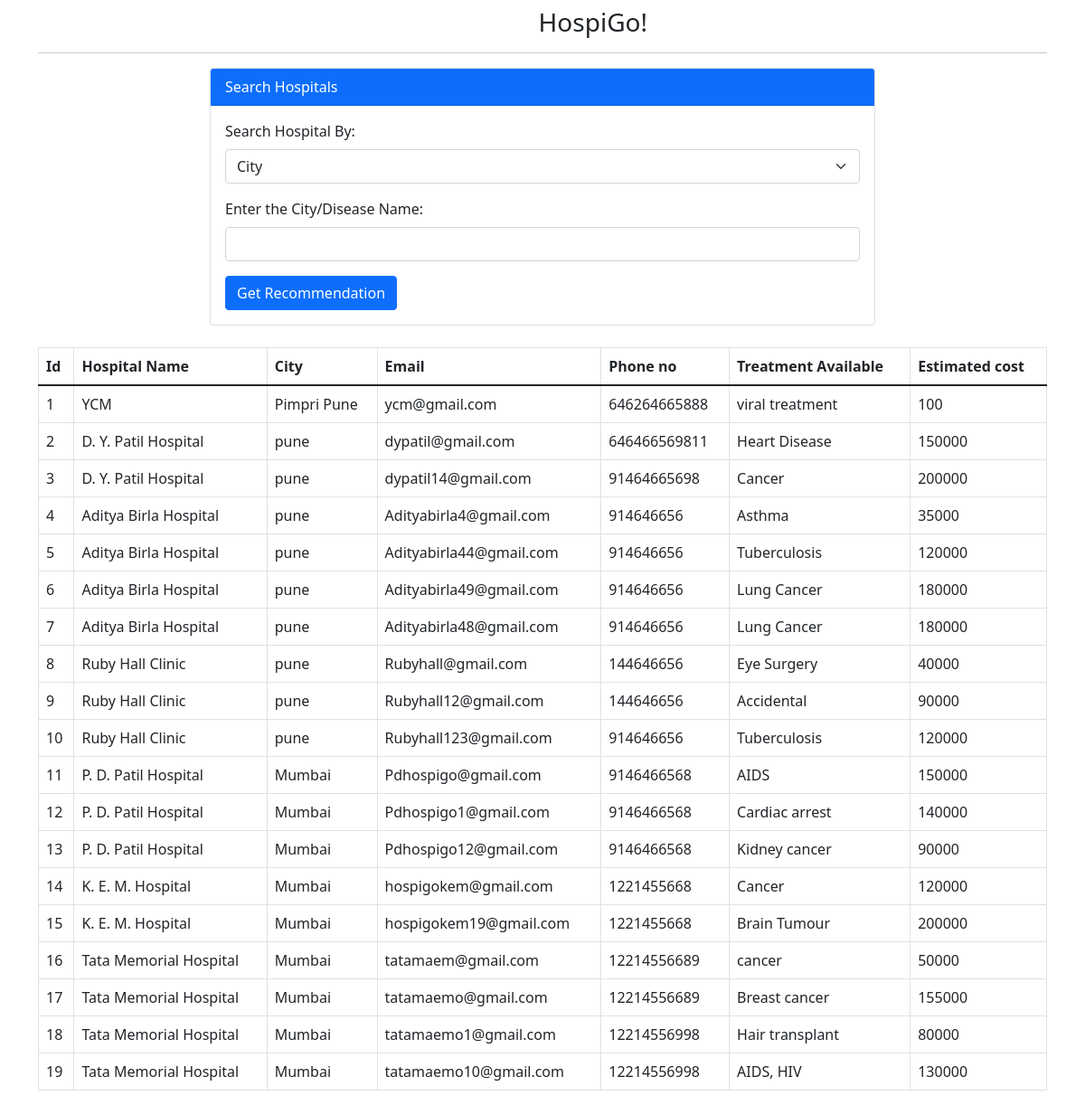
The page /patient/dash (signed in) on the database its author committed.
### Final project/main.py (models this page shows, shortened)
class User(db.Model):
    id = db.Column(db.Integer, primary_key=True)
    hname = db.Column(db.String(255), nullable=False)
    city = db.Column(db.String(255), nullable=False)
    email = db.Column(db.String(255), nullable=False)
    username = db.Column(db.String(255), nullable=False)
    phoneno = db.Column(db.String(255), nullable=False)
    treatment = db.Column(db.String(255), nullable=False)
    estimated = db.Column(db.String(255), nullable=False)
    password = db.Column(db.String(255), nullable=False)
    status = db.Column(db.Integer, default=0, nullable=False)

### Final project/main.py (the view)
@app.route('/patient/dash', methods=['GET'])
def userDashboard2():
    if not session.get('user_id'):
        return redirect('/patient/')
    filter_by = request.args.get('filter_by')
    search_text = request.args.get('search_text')
    with app.app_context():
        if filter_by == 'city':
            all_users1 = User().query.filter(User.city.ilike(f'%{search_text}%')).filter_by(status=1).all()
        elif filter_by == 'treatment':
            all_users1 = User().query.filter(User.treatment.ilike(f'%{search_text}%')).filter_by(status=1).all()
        else:
            all_users1 = User().query.filter_by(status=1).all()
    return render_template('patient/dash.html', title="Hospital Dashboard", user1=all_users1)

### Final project/templates/patient/dash.html (shortened to what this page needs)
{% extends "patient/layout.html" %}
{% block content %}
<div class="container">
    <div class="row justify-content-center">
        <div class="col-md-8">
            <div class="card">
                <div class="card-header bg-primary text-white">
                    Search Hospitals
                </div>
                <div class="card-body">
                    <form method="GET" action="{{ url_for('userDashboard2') }}">
                        <div class="mb-3">
                            <label for="filter_by" class="form-label">Search Hospital By:</label>
                            <select class="form-select" id="filter_by" name="filter_by">
                                <option value="city">City</option>
                            </select>
                        </div>
                        <div class="mb-3">
                            <label for="search_text" class="form-label">Enter the City/Disease Name:</label>
                            <input type="text" class="form-control" id="search_text" name="search_text">
                        </div>
                        <button type="submit" class="btn btn-primary">Get Recommendation</button>
                    </form>
                </div>
            </div>
        </div>
    </div>
    <div class="table-responsive mt-4">
        <table class="table table-bordered">
            <thead>
                <tr>
                    <th>Id</th>
                    <th>Hospital Name</th>
                    <th>City</th>
                    <th>Email</th>
                    <th>Phone no</th>
                    <th>Treatment Available</th>
                    <th>Estimated cost</th>
                </tr>
            </thead>
            <tbody>
                {% for user in user1 %}
                <tr>
                    <td>{{ user.id }}</td>
                    <td>{{ user.hname }}</td>
                    <td>{{ user.city }}</td>
                    <td>{{ user.email }}</td>
                    <td>{{ user.phoneno }}</td>
                    <td>{{ user.treatment }}</td>
                    <td>{{ user.estimated }}</td>
                </tr>
                {% endfor %}
            </tbody>
        </table>
    </div>
</div>
{% endblock content %}

### rows shown on the page
User: id "1", hname "YCM", city "Pimpri Pune", email "ycm@gmail.com", phoneno "646264665888", treatment "viral treatment", estimated "100"
User: id "2", hname "D. Y. Patil Hospital", city "pune", email "dypatil@gmail.com", phoneno "646466569811", treatment "Heart Disease", estimated "150000"
User: id "3", hname "D. Y. Patil Hospital", city "pune", email "dypatil14@gmail.com", phoneno "91464665698", treatment "Cancer", estimated "200000"
User: id "4", hname "Aditya Birla Hospital", city "pune", email "Adityabirla4@gmail.com", phoneno "914646656", treatment "Asthma", estimated "35000"
User: id "5", hname "Aditya Birla Hospital", city "pune", email "Adityabirla44@gmail.com", phoneno "914646656", treatment "Tuberculosis", estimated "120000"
User: id "6", hname "Aditya Birla Hospital", city "pune", email "Adityabirla49@gmail.com", phoneno "914646656", treatment "Lung Cancer", estimated "180000"
User: id "7", hname "Aditya Birla Hospital", city "pune", email "Adityabirla48@gmail.com", phoneno "914646656", treatment "Lung Cancer", estimated "180000"
User: id "8", hname "Ruby Hall Clinic", city "pune", email "Rubyhall@gmail.com", phoneno "144646656", treatment "Eye Surgery", estimated "40000"
User: id "9", hname "Ruby Hall Clinic", city "pune", email "Rubyhall12@gmail.com", phoneno "144646656", treatment "Accidental", estimated "90000"
User: id "10", hname "Ruby Hall Clinic", city "pune", email "Rubyhall123@gmail.com", phoneno "914646656", treatment "Tuberculosis", estimated "120000"
User: id "11", hname "P. D. Patil Hospital", city "Mumbai", email "Pdhospigo@gmail.com", phoneno "9146466568", treatment "AIDS", estimated "150000"
User: id "12", hname "P. D. Patil Hospital", city "Mumbai", email "Pdhospigo1@gmail.com", phoneno "9146466568", treatment "Cardiac arrest", estimated "140000"
User: id "13", hname "P. D. Patil Hospital", city "Mumbai", email "Pdhospigo12@gmail.com", phoneno "9146466568", treatment "Kidney cancer", estimated "90000"
User: id "14", hname "K. E. M. Hospital", city "Mumbai", email "hospigokem@gmail.com", phoneno "1221455668", treatment "Cancer", estimated "120000"
User: id "15", hname "K. E. M. Hospital", city "Mumbai", email "hospigokem19@gmail.com", phoneno "1221455668", treatment "Brain Tumour", estimated "200000"
User: id "16", hname "Tata Memorial Hospital", city "Mumbai", email "tatamaem@gmail.com", phoneno "12214556689", treatment "cancer", estimated "50000"
User: id "17", hname "Tata Memorial Hospital", city "Mumbai", email "tatamaemo@gmail.com", phoneno "12214556689", treatment "Breast cancer", estimated "155000"
User: id "18", hname "Tata Memorial Hospital", city "Mumbai", email "tatamaemo1@gmail.com", phoneno "12214556998", treatment "Hair transplant", estimated "80000"
User: id "19", hname "Tata Memorial Hospital", city "Mumbai", email "tatamaemo10@gmail.com", phoneno "12214556998", treatment "AIDS, HIV", estimated "130000"
